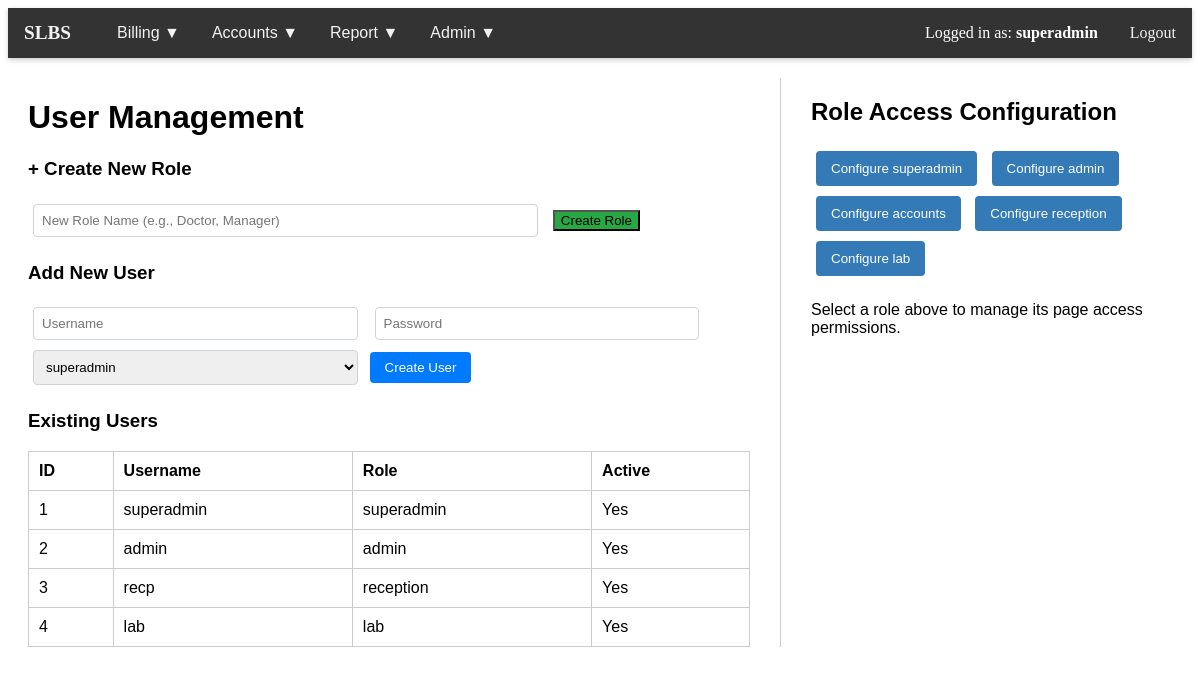
The page /user_management.php (signed in) on the database its author committed.
### tables this page shows
CREATE TABLE `company` (
  `id` int(11) NOT NULL,
  `company_name` varchar(255) NOT NULL,
  `address` varchar(255) DEFAULT NULL,
  `phone_no` varchar(20) DEFAULT NULL
);

CREATE TABLE `users` (
  `user_id` int(11) NOT NULL,
  `username` varchar(50) NOT NULL,
  `password_hash` varchar(255) NOT NULL,
  `role_id` int(11) DEFAULT NULL,
  `is_active` tinyint(1) DEFAULT 1
);

CREATE TABLE `roles` (
  `role_id` int(11) NOT NULL,
  `role_name` varchar(50) NOT NULL
);

### functions.php (called while the page is built, shortened)
<?php
require_once 'db_connect.php';
function check_permission($role_id, $permission_slug) {
    global $conn;
    if ($role_id == 1) {
        return true;
    }
    $sql = "SELECT 1
            FROM permissions p
            JOIN role_permissions rp ON p.permission_id = rp.permission_id
            WHERE rp.role_id = ? AND p.permission_slug = ?";
    $stmt = $conn->prepare($sql);
    $stmt->bind_param("is", $role_id, $permission_slug);
    $stmt->execute();
    $stmt->store_result();
    $has_permission = $stmt->num_rows > 0;
    return $has_permission;
}
?>

### user_management.php (the view, shortened to what this page needs)
<?php
require_once 'functions.php';
require_once 'db_connect.php';
$current_user_role_id = $_SESSION['role_id'] ?? 0;
$selected_role_id = $_GET['role_id'] ?? null;
$roles = $conn->query("SELECT role_id, role_name FROM roles ORDER BY role_id")->fetch_all(MYSQLI_ASSOC);
$all_permissions = $conn->query("SELECT permission_id, permission_slug, permission_desc FROM permissions ORDER BY permission_slug")->fetch_all(MYSQLI_ASSOC);
$role_permissions_map = [];
$users_list = $conn->query("
    SELECT u.user_id, u.username, r.role_name, u.role_id, u.is_active
    FROM users u
    JOIN roles r ON u.role_id = r.role_id
    ORDER BY u.user_id
")->fetch_all(MYSQLI_ASSOC);
?>
<!DOCTYPE html>
<html>
<head>
</head>
<body>
    <?php include 'navbar.php'; ?>
    <div class="container">
        <div class="user-list-panel">
            <h1>User Management</h1>
            <?php if ($current_user_role_id == 1): ?>
                <h3 style="margin-top: 20px;">+ Create New Role</h3>
                <form method="post">
                    <input type="text" name="new_role_name" placeholder="New Role Name (e.g., Doctor, Manager)" required style="width: 70%; margin-right: 10px;">
                    <button type="submit" name="add_new_role" class="user-add-form button" style="background: #28a745;">Create Role</button>
                </form>
            <?php endif; ?>
            <h3 style="margin-top: 20px;">Add New User</h3>
            <form method="post" class="user-add-form">
                <input type="text" name="username" placeholder="Username" required>
                <input type="password" name="password" placeholder="Password" required>
                <select name="role_id" required>
                    <?php foreach($roles as $role): ?>
                        <option value="<?php echo $role['role_id']; ?>"><?php echo htmlspecialchars($role['role_name']); ?></option>
                    <?php endforeach; ?>
                </select>
                <button type="submit" name="add_user" style="background: #007bff;">Create User</button>
            </form>
            <h3 style="margin-top: 20px;">Existing Users</h3>
            <table>
                <thead>
                    <tr><th>ID</th><th>Username</th><th>Role</th><th>Active</th></tr>
                </thead>
                <tbody>
                    <?php foreach ($users_list as $user): ?>
                        <tr>
                            <td><?php echo $user['user_id']; ?></td>
                            <td><?php echo htmlspecialchars($user['username']); ?></td>
                            <td><?php echo htmlspecialchars($user['role_name']); ?></td>
                            <td><?php echo $user['is_active'] ? 'Yes' : 'No'; ?></td>
                        </tr>
                    <?php endforeach; ?>
                </tbody>
            </table>
        </div>
        <div class="rbac-panel">
            <h2>Role Access Configuration</h2>
            <div class="role-selector">
                <?php foreach ($roles as $role): ?>
                    <a href="?role_id=<?php echo $role['role_id']; ?>">
                        <button style="<?php echo ($selected_role_id == $role['role_id']) ? 'background: #007bff;' : ''; ?>">
                            Configure <?php echo htmlspecialchars($role['role_name']); ?>
                        </button>
                    </a>
                <?php endforeach; ?>
            </div>
            <?php if ($selected_role_id): ?>
                <?php
                    $selected_role_name = htmlspecialchars($conn->query("SELECT role_name FROM roles WHERE role_id = $selected_role_id")->fetch_assoc()['role_name']);
                    $is_superadmin_role = ($selected_role_id == 1);
                    $disable_form = ($is_superadmin_role && $current_user_role_id != 1);
                ?>
                <h3 style="margin-top: 20px;">Permissions for: <?php echo $selected_role_name; ?></h3>
                <form method="post">
                    <input type="hidden" name="role_id" value="<?php echo $selected_role_id; ?>">
                    <input type="hidden" name="update_permissions" value="1">
                    <?php if ($disable_form): ?>
                        <p style="color: red; font-weight: bold;">VIEW ONLY: Superadmin permissions cannot be modified by other roles.</p>
                    <?php endif; ?>
                    <p style="font-size: 0.9em; font-style: italic;">Check the pages/features this role can access:</p>
                    <div style="border: 1px solid #ddd; padding: 10px; max-height: 400px; overflow-y: auto;">
                        <?php foreach ($all_permissions as $permission): ?>
                            <div class="permission-item">
                                <label>
                                    <input type="checkbox"
                                        name="permissions[]"
                                        value="<?php echo $permission['permission_id']; ?>"
                                        <?php echo in_array($permission['permission_id'], $role_permissions_map) ? 'checked' : ''; ?>
                                        <?php echo $disable_form ? 'disabled' : ''; ?>
                                    >
                                    <strong><?php echo htmlspecialchars($permission['permission_slug']); ?>:</strong> <?php echo htmlspecialchars($permission['permission_desc']); ?>
                                </label>
                            </div>
                        <?php endforeach; ?>
                    </div>
                    <button type="submit" name="save_access" style="width: 100%; padding: 10px; margin-top: 15px; background: #28a745; color: white;" <?php echo $disable_form ? 'disabled' : ''; ?>>
                        Save Access Settings
                    </button>
                </form>
            <?php else: ?>
                <p style="margin-top: 20px;">Select a role above to manage its page access permissions.</p>
            <?php endif; ?>
        </div>
    </div>
</body>
</html>

### navbar.php (shortened to what this page needs)
<?php
$company_name = "Lab Billing System";
if (isset($conn)) {
    $result = $conn->query("SELECT company_name FROM company LIMIT 1");
    if ($result && $row = $result->fetch_assoc()) {
        $company_name = htmlspecialchars($row['company_name']);
    }
}
$role_id = $_SESSION['role_id'] ?? 0;
?>
<div class="navbar">
    <div class="navbar-left">
        <a class="logo" href="dashboard.php"><?php echo $company_name; ?></a>
        <?php if (check_permission($role_id, 'access_billing')) : ?>
            <div class="dropdown">
                <div class="dropdown-toggle">
                    <button>Billing ▼</button>
                </div>
            </div>
        <?php endif; ?>
        <?php if (check_permission($role_id, 'access_accounts')) : ?>
            <div class="dropdown">
                <div class="dropdown-toggle">
                    <button>Accounts ▼</button>
                </div>
            </div>
        <?php endif; ?>
        <?php if (check_permission($role_id, 'access_reports')) : ?>
            <div class="dropdown">
                <div class="dropdown-toggle">
                    <button>Report ▼</button>
                </div>
            </div>
        <?php endif; ?>
        <?php if (check_permission($role_id, 'manage_users') || check_permission($role_id, 'manage_tests') || check_permission($role_id, 'access_licence') || $role_id == 1) : ?>
            <div class="dropdown">
                <div class="dropdown-toggle">
                    <button>Admin ▼</button>
                </div>
            </div>
        <?php endif; ?>
    </div>
    <div class="navbar-right">
        <div class="user-info">
            Logged in as: <strong><?php echo htmlspecialchars($_SESSION['username'] ?? 'User'); ?></strong>
        </div>
        <a class="logout" href="logout.php">Logout</a>
    </div>
</div>

### user_management.php (style rules this page uses)
.container { padding: 20px; font-family: Arial, sans-serif; display: flex; gap: 30px; }
.user-list-panel { flex: 2; }
.rbac-panel { flex: 1; border-left: 1px solid #ccc; padding-left: 30px; }
input[type="text"], input[type="password"], select { padding: 8px; margin: 5px; border: 1px solid #ced4da; border-radius: 4px; box-sizing: border-box; }
.user-add-form input, .user-add-form select { width: 45%; margin-right: 1%; }
.user-add-form button { padding: 8px 15px; background: #007bff; color: white; border: none; border-radius: 4px; cursor: pointer; }
table { width: 100%; border-collapse: collapse; margin-top: 15px; }
th, td { border: 1px solid #ccc; padding: 10px; text-align: left; }
.role-selector button { padding: 10px 15px; margin: 5px; background: #337ab7; color: white; border: none; cursor: pointer; border-radius: 4px; }
.role-selector a { text-decoration: none; }

### navbar.php (style rules this page uses)
.navbar { background-color: #333; width: 100%; position: relative; z-index: 1000; display: flex; justify-content: space-between; box-shadow: 0 2px 5px rgba(0,0,0,0.2); }
.navbar-left, .navbar-right { display: flex; align-items: center; }
.navbar a, .dropdown-toggle { padding: 14px 16px; text-decoration: none; color: #f2f2f2; background-color: #333; display: flex; align-items: center; transition: background-color 0.3s; height: 100%; box-sizing: border-box; }
.dropdown-toggle button { background: none; border: none; color: #f2f2f2; font-size: 16px; cursor: pointer; padding: 0; margin: 0; }
.navbar .logo { font-size: 1.2em; font-weight: bold; padding-right: 30px; }
.navbar-right .user-info { padding: 14px 16px; color: white; }
.dropdown { position: relative; }

### rows shown on the page
company: company_name "SLBS"
users: user_id "1", username "superadmin", role.role_name "superadmin", is_active "Yes"
users: user_id "2", username "admin", role.role_name "admin", is_active "Yes"
users: user_id "3", username "recp", role.role_name "reception", is_active "Yes"
users: user_id "4", username "lab", role.role_name "lab", is_active "Yes"
roles: role_name "superadmin"
roles: role_name "admin"
roles: role_name "accounts"
roles: role_name "reception"
roles: role_name "lab"

### other values the page prints
$_SESSION['username'] "superadmin"
form field role_id "superadmin"
